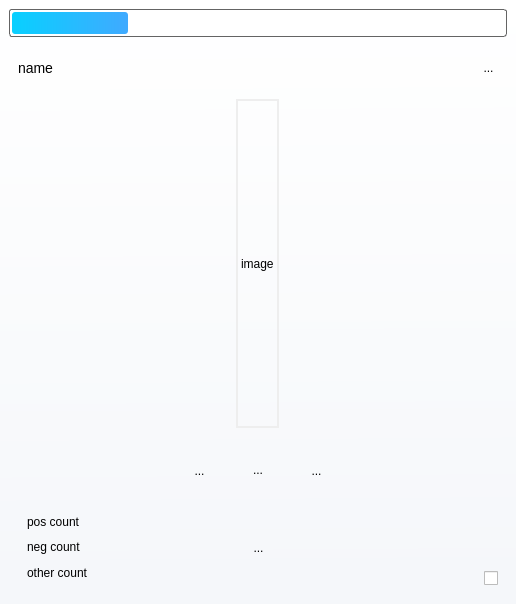
<?xml version="1.0" encoding="UTF-8"?>
<ui version="4.0">
 <class>MainWindow</class>
 <widget class="QMainWindow" name="MainWindow">
  <property name="geometry">
   <rect>
    <x>0</x>
    <y>0</y>
    <width>516</width>
    <height>604</height>
   </rect>
  </property>
  <property name="windowTitle">
   <string>MainWindow</string>
  </property>
  <property name="styleSheet">
   <string notr="true">QWidget#footer QToolButton, QWidget#header QToolButton{
	border: 0px solid black;
	border-radius: 12px
}


QWidget#footer QToolButton{
	padding: 5px
}

QWidget#footer QToolButton:hover{
	padding: 0px
}

QLabel#img_label{
	border: 2px solid rgb(238, 238, 238)
}

QWidget#header QLabel{
	font-size: 14px;
	color: black
}

QWidget#footer QLabel, QWidget#footer QCheckBox{
	font-size: 12px;
	/*color: rgb(230, 155, 3)*/
}



QWidget#centralwidget{
	background-color: qlineargradient(spread:pad, x1:0.528409, y1:0, x2:0.534591, y2:1, stop:0 rgba(255, 255, 255, 255), stop:0.971591 rgba(245, 247, 250, 255), stop:1 rgba(245, 247, 250, 255))
}</string>
  </property>
  <widget class="QWidget" name="centralwidget">
   <layout class="QGridLayout" name="gridLayout">
    <item row="2" column="0" alignment="Qt::AlignHCenter">
     <widget class="QLabel" name="img_label">
      <property name="text">
       <string>image</string>
      </property>
     </widget>
    </item>
    <item row="1" column="0">
     <widget class="QWidget" name="header" native="true">
      <property name="maximumSize">
       <size>
        <width>16777215</width>
        <height>50</height>
       </size>
      </property>
      <layout class="QHBoxLayout" name="horizontalLayout_2">
       <item>
        <widget class="QLabel" name="name_label">
         <property name="focusPolicy">
          <enum>Qt::NoFocus</enum>
         </property>
         <property name="text">
          <string>name</string>
         </property>
        </widget>
       </item>
       <item>
        <spacer name="horizontalSpacer_2">
         <property name="orientation">
          <enum>Qt::Horizontal</enum>
         </property>
         <property name="sizeHint" stdset="0">
          <size>
           <width>40</width>
           <height>20</height>
          </size>
         </property>
        </spacer>
       </item>
       <item>
        <widget class="QToolButton" name="remember_button">
         <property name="focusPolicy">
          <enum>Qt::NoFocus</enum>
         </property>
         <property name="text">
          <string>...</string>
         </property>
         <property name="icon">
          <iconset>
           <normaloff>files/note.png</normaloff>files/note.png</iconset>
         </property>
         <property name="iconSize">
          <size>
           <width>25</width>
           <height>25</height>
          </size>
         </property>
        </widget>
       </item>
      </layout>
     </widget>
    </item>
    <item row="4" column="0">
     <widget class="QWidget" name="footer" native="true">
      <property name="maximumSize">
       <size>
        <width>16777215</width>
        <height>161</height>
       </size>
      </property>
      <layout class="QGridLayout" name="gridLayout_2">
       <property name="spacing">
        <number>6</number>
       </property>
       <item row="4" column="1" rowspan="3">
        <widget class="QWidget" name="widget" native="true">
         <property name="minimumSize">
          <size>
           <width>0</width>
           <height>79</height>
          </size>
         </property>
         <property name="maximumSize">
          <size>
           <width>16777215</width>
           <height>66</height>
          </size>
         </property>
         <layout class="QVBoxLayout" name="verticalLayout">
          <property name="topMargin">
           <number>0</number>
          </property>
          <item>
           <widget class="QLabel" name="pos_count_label">
            <property name="minimumSize">
             <size>
              <width>120</width>
              <height>12</height>
             </size>
            </property>
            <property name="text">
             <string>pos count</string>
            </property>
           </widget>
          </item>
          <item>
           <widget class="QLabel" name="neg_count_label">
            <property name="minimumSize">
             <size>
              <width>120</width>
              <height>12</height>
             </size>
            </property>
            <property name="text">
             <string>neg count</string>
            </property>
           </widget>
          </item>
          <item>
           <widget class="QLabel" name="other_count_label">
            <property name="minimumSize">
             <size>
              <width>120</width>
              <height>12</height>
             </size>
            </property>
            <property name="text">
             <string>other count</string>
            </property>
           </widget>
          </item>
         </layout>
        </widget>
       </item>
       <item row="2" column="1" rowspan="2" colspan="3">
        <widget class="QWidget" name="widget_2" native="true">
         <layout class="QHBoxLayout" name="horizontalLayout">
          <property name="topMargin">
           <number>0</number>
          </property>
          <property name="bottomMargin">
           <number>0</number>
          </property>
          <item>
           <spacer name="horizontalSpacer_4">
            <property name="orientation">
             <enum>Qt::Horizontal</enum>
            </property>
            <property name="sizeHint" stdset="0">
             <size>
              <width>86</width>
              <height>20</height>
             </size>
            </property>
           </spacer>
          </item>
          <item>
           <widget class="QToolButton" name="neg_button">
            <property name="minimumSize">
             <size>
              <width>55</width>
              <height>55</height>
             </size>
            </property>
            <property name="maximumSize">
             <size>
              <width>55</width>
              <height>55</height>
             </size>
            </property>
            <property name="focusPolicy">
             <enum>Qt::NoFocus</enum>
            </property>
            <property name="styleSheet">
             <string notr="true">QToolButton{
	qproperty-icon: url(&quot;D:/programming/tinder_analysis/files/nope.png&quot;)
}
</string>
            </property>
            <property name="text">
             <string>...</string>
            </property>
            <property name="icon">
             <iconset>
              <normaloff>files/left.png</normaloff>files/left.png</iconset>
            </property>
            <property name="iconSize">
             <size>
              <width>50</width>
              <height>50</height>
             </size>
            </property>
           </widget>
          </item>
          <item alignment="Qt::AlignHCenter|Qt::AlignVCenter">
           <widget class="QToolButton" name="other_button">
            <property name="sizePolicy">
             <sizepolicy hsizetype="Preferred" vsizetype="Preferred">
              <horstretch>0</horstretch>
              <verstretch>0</verstretch>
             </sizepolicy>
            </property>
            <property name="minimumSize">
             <size>
              <width>50</width>
              <height>50</height>
             </size>
            </property>
            <property name="maximumSize">
             <size>
              <width>50</width>
              <height>605050</height>
             </size>
            </property>
            <property name="focusPolicy">
             <enum>Qt::NoFocus</enum>
            </property>
            <property name="text">
             <string>...</string>
            </property>
            <property name="icon">
             <iconset>
              <normaloff>files/down.png</normaloff>files/down.png</iconset>
            </property>
            <property name="iconSize">
             <size>
              <width>45</width>
              <height>45</height>
             </size>
            </property>
           </widget>
          </item>
          <item>
           <widget class="QToolButton" name="pos_button">
            <property name="minimumSize">
             <size>
              <width>55</width>
              <height>55</height>
             </size>
            </property>
            <property name="maximumSize">
             <size>
              <width>55</width>
              <height>55</height>
             </size>
            </property>
            <property name="focusPolicy">
             <enum>Qt::NoFocus</enum>
            </property>
            <property name="text">
             <string>...</string>
            </property>
            <property name="icon">
             <iconset>
              <normaloff>files/right.png</normaloff>files/right.png</iconset>
            </property>
            <property name="iconSize">
             <size>
              <width>50</width>
              <height>50</height>
             </size>
            </property>
           </widget>
          </item>
          <item>
           <spacer name="horizontalSpacer_6">
            <property name="orientation">
             <enum>Qt::Horizontal</enum>
            </property>
            <property name="sizeHint" stdset="0">
             <size>
              <width>40</width>
              <height>20</height>
             </size>
            </property>
           </spacer>
          </item>
         </layout>
        </widget>
       </item>
       <item row="5" column="2">
        <widget class="QToolButton" name="undo_button">
         <property name="minimumSize">
          <size>
           <width>35</width>
           <height>35</height>
          </size>
         </property>
         <property name="maximumSize">
          <size>
           <width>35</width>
           <height>35</height>
          </size>
         </property>
         <property name="focusPolicy">
          <enum>Qt::NoFocus</enum>
         </property>
         <property name="text">
          <string>...</string>
         </property>
         <property name="icon">
          <iconset>
           <normaloff>files/undo2.png</normaloff>files/undo2.png</iconset>
         </property>
         <property name="iconSize">
          <size>
           <width>30</width>
           <height>30</height>
          </size>
         </property>
        </widget>
       </item>
       <item row="6" column="3" alignment="Qt::AlignRight">
        <widget class="QCheckBox" name="grayscale_checkbox">
         <property name="mouseTracking">
          <bool>false</bool>
         </property>
         <property name="tabletTracking">
          <bool>false</bool>
         </property>
         <property name="focusPolicy">
          <enum>Qt::NoFocus</enum>
         </property>
         <property name="styleSheet">
          <string notr="true">QCheckBox::indicator:unchecked{
    image: url(./files/flame.png);
}
QCheckBox::indicator:checked {
    image: url(./files/flame_gray.png);
}
</string>
         </property>
         <property name="text">
          <string/>
         </property>
         <property name="checked">
          <bool>false</bool>
         </property>
        </widget>
       </item>
      </layout>
     </widget>
    </item>
    <item row="0" column="0">
     <widget class="QProgressBar" name="progressBar">
      <property name="styleSheet">
       <string notr="true">QProgressBar:horizontal {
border: 1px solid rgb(100, 100, 100);
border-radius: 3px;
background: white;
padding: 2px;
text-align: right;
margin-right: 0ex;
}
QProgressBar::chunk:horizontal {
background: qlineargradient(x1: 0, y1: 0.5, x2: 1, y2: 0.5, stop: 0  rgba(8,208,255,255), stop: 1 rgba(64,170,255,255));
margin-right: 2px; /* space */
border-radius: 3px;
}</string>
      </property>
      <property name="value">
       <number>24</number>
      </property>
      <property name="orientation">
       <enum>Qt::Horizontal</enum>
      </property>
      <property name="invertedAppearance">
       <bool>false</bool>
      </property>
      <property name="textDirection">
       <enum>QProgressBar::TopToBottom</enum>
      </property>
      <property name="format">
       <string/>
      </property>
     </widget>
    </item>
   </layout>
  </widget>
 </widget>
 <resources/>
 <connections/>
</ui>
